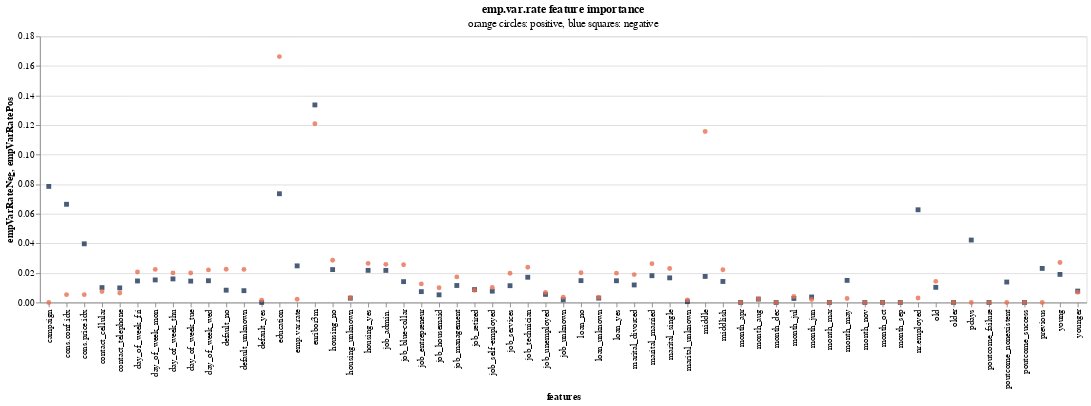

Source (notebook cell):
### Code cell
empVarRateNegChart + empVarRatePosChart

### Figure 1 — Vega-Lite specification as saved in the notebook (floating-point values rounded to 4 significant figures)
{"config": {"view": {"continuousWidth": 400, "continuousHeight": 300}}, "layer": [{"mark": {"type": "square", "color": "#1d3557", "opacity": 0.8}, "encoding": {"x": {"field": "features", "type": "nominal"}, "y": {"field": "empVarRateNeg", "type": "quantitative"}}, "title": {"text": "emp.var.rate feature importance", "subtitle": "orange circles: positive, blue squares: negative"}}, {"mark": {"type": "circle", "color": "#e76f51", "opacity": 0.8}, "encoding": {"x": {"field": "features", "type": "nominal"}, "y": {"field": "empVarRatePos", "type": "quantitative"}}, "title": {"text": "emp.var.rate (positive) feature importance"}}], "data": {"name": "data-5a50e6f061f38fa5d34de24352a73334"}, "$schema": "https://vega.github.io/schema/vega-lite/v4.17.0.json", "datasets": {"data-5a50e6f061f38fa5d34de24352a73334": [{"features": "campaign", "empVarRatePos": 0.0, "empVarRateNeg": 0.0785, "consPriceIdxGreater": 0.1084, "consPriceIdxLess": 0.09899, "consConfIdxGreater": 0.07958, "consConfIdxLess": 0.123, "consConfIdxNeg": 0.101, "euribor3mGreater": 0.1596, "euribor3mLess": 0.07934, "nr.employedGreater": 0.1567, "nr.employedLess": 0.07848}, {"features": "cons.conf.idx", "empVarRatePos": 0.005287, "empVarRateNeg": 0.06641, "consPriceIdxGreater": 0.01429, "consPriceIdxLess": 0.03489, "consConfIdxGreater": 0.03024, "consConfIdxLess": 0.02584, "consConfIdxNeg": 0.03252, "euribor3mGreater": 0.005433, "euribor3mLess": 0.05838, "nr.employedGreater": 0.006036, "nr.employedLess": 0.04984}, {"features": "cons.price.idx", "empVarRatePos": 0.005294, "empVarRateNeg": 0.03968, "consPriceIdxGreater": 0.01538, "consPriceIdxLess": 0.03481, "consConfIdxGreater": 0.0271, "consConfIdxLess": 0.01964, "consConfIdxNeg": 0.02161, "euribor3mGreater": 0.008056, "euribor3mLess": 0.02537, "nr.employedGreater": 0.008564, "nr.employedLess": 0.02948}, {"features": "contact_cellular", "empVarRatePos": 0.007431, "empVarRateNeg": 0.01007, "consPriceIdxGreater": 0.01538, "consPriceIdxLess": 0.007418, "consConfIdxGreater": 0.01167, "consConfIdxLess": 0.008978, "consConfIdxNeg": 0.01012, "euribor3mGreater": 0.006364, "euribor3mLess": 0.01044, "nr.employedGreater": 0.005554, "nr.employedLess": 0.0115}, {"features": "contact_telephone", "empVarRatePos": 0.006421, "empVarRateNeg": 0.009857, "consPriceIdxGreater": 0.0168, "consPriceIdxLess": 0.007131, "consConfIdxGreater": 0.01312, "consConfIdxLess": 0.0107, "consConfIdxNeg": 0.01275, "euribor3mGreater": 0.004944, "euribor3mLess": 0.01122, "nr.employedGreater": 0.006001, "nr.employedLess": 0.01089}, {"features": "day_of_week_fri", "empVarRatePos": 0.02064, "empVarRateNeg": 0.01455, "consPriceIdxGreater": 0.01346, "consPriceIdxLess": 0.01526, "consConfIdxGreater": 0.01076, "consConfIdxLess": 0.01812, "consConfIdxNeg": 0.01455, "euribor3mGreater": 0.01962, "euribor3mLess": 0.01536, "nr.employedGreater": 0.01996, "nr.employedLess": 0.01553}, {"features": "day_of_week_mon", "empVarRatePos": 0.02234, "empVarRateNeg": 0.01525, "consPriceIdxGreater": 0.01442, "consPriceIdxLess": 0.01586, "consConfIdxGreater": 0.01087, "consConfIdxLess": 0.01867, "consConfIdxNeg": 0.01529, "euribor3mGreater": 0.02147, "euribor3mLess": 0.01751, "nr.employedGreater": 0.02056, "nr.employedLess": 0.01777}, {"features": "day_of_week_thu", "empVarRatePos": 0.01999, "empVarRateNeg": 0.01594, "consPriceIdxGreater": 0.01275, "consPriceIdxLess": 0.01646, "consConfIdxGreater": 0.01093, "consConfIdxLess": 0.01809, "consConfIdxNeg": 0.01402, "euribor3mGreater": 0.01979, "euribor3mLess": 0.01632, "nr.employedGreater": 0.02041, "nr.employedLess": 0.01675}, {"features": "day_of_week_tue", "empVarRatePos": 0.01996, "empVarRateNeg": 0.01443, "consPriceIdxGreater": 0.01234, "consPriceIdxLess": 0.01479, "consConfIdxGreater": 0.01107, "consConfIdxLess": 0.01601, "consConfIdxNeg": 0.01423, "euribor3mGreater": 0.01927, "euribor3mLess": 0.01532, "nr.employedGreater": 0.01936, "nr.employedLess": 0.01526}, {"features": "day_of_week_wed", "empVarRatePos": 0.02202, "empVarRateNeg": 0.0147, "consPriceIdxGreater": 0.01462, "consPriceIdxLess": 0.01509, "consConfIdxGreater": 0.0116, "consConfIdxLess": 0.01779, "consConfIdxNeg": 0.0145, "euribor3mGreater": 0.02016, "euribor3mLess": 0.01565, "nr.employedGreater": 0.02036, "nr.employedLess": 0.01481}, {"features": "default_no", "empVarRatePos": 0.02248, "empVarRateNeg": 0.008309, "consPriceIdxGreater": 0.01498, "consPriceIdxLess": 0.01035, "consConfIdxGreater": 0.01102, "consConfIdxLess": 0.01468, "consConfIdxNeg": 0.01215, "euribor3mGreater": 0.02078, "euribor3mLess": 0.008395, "nr.employedGreater": 0.02011, "nr.employedLess": 0.007773}, {"features": "default_unknown", "empVarRatePos": 0.02235, "empVarRateNeg": 0.007978, "consPriceIdxGreater": 0.01509, "consPriceIdxLess": 0.01074, "consConfIdxGreater": 0.008956, "consConfIdxLess": 0.01368, "consConfIdxNeg": 0.01208, "euribor3mGreater": 0.02027, "euribor3mLess": 0.008395, "nr.employedGreater": 0.02014, "nr.employedLess": 0.008143}, {"features": "default_yes", "empVarRatePos": 0.001587, "empVarRateNeg": 0.0, "consPriceIdxGreater": 0.0, "consPriceIdxLess": 7.95e-06, "consConfIdxGreater": 0.0, "consConfIdxLess": 1.07e-07, "consConfIdxNeg": 5.27e-06, "euribor3mGreater": 4.63e-07, "euribor3mLess": 0.0, "nr.employedGreater": 9.69e-06, "nr.employedLess": 0.0}, {"features": "education", "empVarRatePos": 0.1663, "empVarRateNeg": 0.07355, "consPriceIdxGreater": 0.08604, "consPriceIdxLess": 0.08185, "consConfIdxGreater": 0.05934, "consConfIdxLess": 0.1009, "consConfIdxNeg": 0.08165, "euribor3mGreater": 0.1178, "euribor3mLess": 0.07294, "nr.employedGreater": 0.1197, "nr.employedLess": 0.07196}, {"features": "emp.var.rate", "empVarRatePos": 0.002201, "empVarRateNeg": 0.02476, "consPriceIdxGreater": 0.07927, "consPriceIdxLess": 0.02993, "consConfIdxGreater": 0.1095, "consConfIdxLess": 0.02247, "consConfIdxNeg": 0.0467, "euribor3mGreater": 0.004356, "euribor3mLess": 0.01549, "nr.employedGreater": 0.003787, "nr.employedLess": 0.0117}, {"features": "euribor3m", "empVarRatePos": 0.1209, "empVarRateNeg": 0.1336, "consPriceIdxGreater": 0.1298, "consPriceIdxLess": 0.1343, "consConfIdxGreater": 0.1388, "consConfIdxLess": 0.1244, "consConfIdxNeg": 0.1381, "euribor3mGreater": 0.1096, "euribor3mLess": 0.1335, "nr.employedGreater": 0.1101, "nr.employedLess": 0.1303}, {"features": "housing_no", "empVarRatePos": 0.02852, "empVarRateNeg": 0.02225, "consPriceIdxGreater": 0.01878, "consPriceIdxLess": 0.02384, "consConfIdxGreater": 0.01751, "consConfIdxLess": 0.02424, "consConfIdxNeg": 0.02118, "euribor3mGreater": 0.0284, "euribor3mLess": 0.02125, "nr.employedGreater": 0.02813, "nr.employedLess": 0.02276}, {"features": "housing_unknown", "empVarRatePos": 0.00318, "empVarRateNeg": 0.00291, "consPriceIdxGreater": 0.002092, "consPriceIdxLess": 0.0029, "consConfIdxGreater": 0.001987, "consConfIdxLess": 0.002952, "consConfIdxNeg": 0.00236, "euribor3mGreater": 0.003427, "euribor3mLess": 0.003175, "nr.employedGreater": 0.003539, "nr.employedLess": 0.003264}, {"features": "housing_yes", "empVarRatePos": 0.02641, "empVarRateNeg": 0.02173, "consPriceIdxGreater": 0.01838, "consPriceIdxLess": 0.02379, "consConfIdxGreater": 0.01712, "consConfIdxLess": 0.02472, "consConfIdxNeg": 0.0213, "euribor3mGreater": 0.02845, "euribor3mLess": 0.02124, "nr.employedGreater": 0.02822, "nr.employedLess": 0.02322}, {"features": "job_admin.", "empVarRatePos": 0.02578, "empVarRateNeg": 0.02168, "consPriceIdxGreater": 0.0188, "consPriceIdxLess": 0.02342, "consConfIdxGreater": 0.01523, "consConfIdxLess": 0.02524, "consConfIdxNeg": 0.02078, "euribor3mGreater": 0.02835, "euribor3mLess": 0.02219, "nr.employedGreater": 0.02766, "nr.employedLess": 0.02215}, {"features": "job_blue-collar", "empVarRatePos": 0.02548, "empVarRateNeg": 0.0141, "consPriceIdxGreater": 0.01778, "consPriceIdxLess": 0.01586, "consConfIdxGreater": 0.0102, "consConfIdxLess": 0.02099, "consConfIdxNeg": 0.01636, "euribor3mGreater": 0.02447, "euribor3mLess": 0.01526, "nr.employedGreater": 0.02411, "nr.employedLess": 0.01401}, {"features": "job_entrepreneur", "empVarRatePos": 0.01257, "empVarRateNeg": 0.007338, "consPriceIdxGreater": 0.007698, "consPriceIdxLess": 0.007532, "consConfIdxGreater": 0.00461, "consConfIdxLess": 0.01031, "consConfIdxNeg": 0.007541, "euribor3mGreater": 0.01159, "euribor3mLess": 0.005924, "nr.employedGreater": 0.01103, "nr.employedLess": 0.006311}, {"features": "job_housemaid", "empVarRatePos": 0.009941, "empVarRateNeg": 0.005179, "consPriceIdxGreater": 0.005355, "consPriceIdxLess": 0.005293, "consConfIdxGreater": 0.004515, "consConfIdxLess": 0.005137, "consConfIdxNeg": 0.005098, "euribor3mGreater": 0.007618, "euribor3mLess": 0.004213, "nr.employedGreater": 0.007911, "nr.employedLess": 0.00466}, {"features": "job_management", "empVarRatePos": 0.0173, "empVarRateNeg": 0.01148, "consPriceIdxGreater": 0.009966, "consPriceIdxLess": 0.01253, "consConfIdxGreater": 0.008045, "consConfIdxLess": 0.01376, "consConfIdxNeg": 0.01077, "euribor3mGreater": 0.01651, "euribor3mLess": 0.0106, "nr.employedGreater": 0.01606, "nr.employedLess": 0.01057}, {"features": "job_retired", "empVarRatePos": 0.008209, "empVarRateNeg": 0.008714, "consPriceIdxGreater": 0.006101, "consPriceIdxLess": 0.006964, "consConfIdxGreater": 0.00581, "consConfIdxLess": 0.006668, "consConfIdxNeg": 0.006246, "euribor3mGreater": 0.006944, "euribor3mLess": 0.007821, "nr.employedGreater": 0.006638, "nr.employedLess": 0.008747}, {"features": "job_self-employed", "empVarRatePos": 0.01011, "empVarRateNeg": 0.007659, "consPriceIdxGreater": 0.00608, "consPriceIdxLess": 0.008444, "consConfIdxGreater": 0.005325, "consConfIdxLess": 0.009903, "consConfIdxNeg": 0.007778, "euribor3mGreater": 0.01031, "euribor3mLess": 0.007214, "nr.employedGreater": 0.01061, "nr.employedLess": 0.008453}, {"features": "job_services", "empVarRatePos": 0.01977, "empVarRateNeg": 0.01135, "consPriceIdxGreater": 0.01367, "consPriceIdxLess": 0.01179, "consConfIdxGreater": 0.008177, "consConfIdxLess": 0.01552, "consConfIdxNeg": 0.01261, "euribor3mGreater": 0.01802, "euribor3mLess": 0.01126, "nr.employedGreater": 0.01732, "nr.employedLess": 0.01125}, {"features": "job_technician", "empVarRatePos": 0.02383, "empVarRateNeg": 0.01706, "consPriceIdxGreater": 0.01548, "consPriceIdxLess": 0.01816, "consConfIdxGreater": 0.01352, "consConfIdxLess": 0.01885, "consConfIdxNeg": 0.01678, "euribor3mGreater": 0.02334, "euribor3mLess": 0.01702, "nr.employedGreater": 0.02313, "nr.employedLess": 0.01781}, {"features": "job_unemployed", "empVarRatePos": 0.006782, "empVarRateNeg": 0.005472, "consPriceIdxGreater": 0.005009, "consPriceIdxLess": 0.005069, "consConfIdxGreater": 0.003982, "consConfIdxLess": 0.005783, "consConfIdxNeg": 0.00491, "euribor3mGreater": 0.006408, "euribor3mLess": 0.005547, "nr.employedGreater": 0.00685, "nr.employedLess": 0.005791}, {"features": "job_unknown", "empVarRatePos": 0.003603, "empVarRateNeg": 0.00178, "consPriceIdxGreater": 0.002292, "consPriceIdxLess": 0.001458, "consConfIdxGreater": 0.001912, "consConfIdxLess": 0.002156, "consConfIdxNeg": 0.001974, "euribor3mGreater": 0.003098, "euribor3mLess": 0.00226, "nr.employedGreater": 0.002798, "nr.employedLess": 0.002254}, {"features": "loan_no", "empVarRatePos": 0.02009, "empVarRateNeg": 0.01477, "consPriceIdxGreater": 0.01377, "consPriceIdxLess": 0.01594, "consConfIdxGreater": 0.01049, "consConfIdxLess": 0.01775, "consConfIdxNeg": 0.01403, "euribor3mGreater": 0.01987, "euribor3mLess": 0.01527, "nr.employedGreater": 0.02019, "nr.employedLess": 0.01546}, {"features": "loan_unknown", "empVarRatePos": 0.003433, "empVarRateNeg": 0.002947, "consPriceIdxGreater": 0.001968, "consPriceIdxLess": 0.002871, "consConfIdxGreater": 0.002026, "consConfIdxLess": 0.002922, "consConfIdxNeg": 0.002535, "euribor3mGreater": 0.003222, "euribor3mLess": 0.003137, "nr.employedGreater": 0.003182, "nr.employedLess": 0.003254}, {"features": "loan_yes", "empVarRatePos": 0.01985, "empVarRateNeg": 0.01468, "consPriceIdxGreater": 0.0132, "consPriceIdxLess": 0.01521, "consConfIdxGreater": 0.0101, "consConfIdxLess": 0.01696, "consConfIdxNeg": 0.01397, "euribor3mGreater": 0.01988, "euribor3mLess": 0.01477, "nr.employedGreater": 0.02004, "nr.employedLess": 0.01461}, {"features": "marital_divorced", "empVarRatePos": 0.01885, "empVarRateNeg": 0.01185, "consPriceIdxGreater": 0.01194, "consPriceIdxLess": 0.01254, "consConfIdxGreater": 0.009246, "consConfIdxLess": 0.01456, "consConfIdxNeg": 0.01179, "euribor3mGreater": 0.01746, "euribor3mLess": 0.01141, "nr.employedGreater": 0.0177, "nr.employedLess": 0.01173}, {"features": "marital_married", "empVarRatePos": 0.02623, "empVarRateNeg": 0.01811, "consPriceIdxGreater": 0.01769, "consPriceIdxLess": 0.01922, "consConfIdxGreater": 0.01448, "consConfIdxLess": 0.02242, "consConfIdxNeg": 0.0179, "euribor3mGreater": 0.02485, "euribor3mLess": 0.01981, "nr.employedGreater": 0.02634, "nr.employedLess": 0.01973}, {"features": "marital_single", "empVarRatePos": 0.02296, "empVarRateNeg": 0.01665, "consPriceIdxGreater": 0.01478, "consPriceIdxLess": 0.0177, "consConfIdxGreater": 0.01307, "consConfIdxLess": 0.02007, "consConfIdxNeg": 0.01554, "euribor3mGreater": 0.02077, "euribor3mLess": 0.01766, "nr.employedGreater": 0.02147, "nr.employedLess": 0.01881}, {"features": "marital_unknown", "empVarRatePos": 0.001718, "empVarRateNeg": 0.0005623, "consPriceIdxGreater": 0.0008368, "consPriceIdxLess": 0.001166, "consConfIdxGreater": 0.0008364, "consConfIdxLess": 0.0009135, "consConfIdxNeg": 0.0008805, "euribor3mGreater": 0.001203, "euribor3mLess": 0.0007959, "nr.employedGreater": 0.001153, "nr.employedLess": 0.0007092}, {"features": "middle", "empVarRatePos": 0.1157, "empVarRateNeg": 0.01761, "consPriceIdxGreater": 0.01821, "consPriceIdxLess": 0.02137, "consConfIdxGreater": 0.01568, "consConfIdxLess": 0.02208, "consConfIdxNeg": 0.01913, "euribor3mGreater": 0.02608, "euribor3mLess": 0.01812, "nr.employedGreater": 0.02726, "nr.employedLess": 0.01887}, {"features": "middlish", "empVarRatePos": 0.02214, "empVarRateNeg": 0.01419, "consPriceIdxGreater": 0.01438, "consPriceIdxLess": 0.01627, "consConfIdxGreater": 0.0133, "consConfIdxLess": 0.01667, "consConfIdxNeg": 0.01443, "euribor3mGreater": 0.01844, "euribor3mLess": 0.01478, "nr.employedGreater": 0.01961, "nr.employedLess": 0.01438}, {"features": "month_apr", "empVarRatePos": 0.0, "empVarRateNeg": 0.0, "consPriceIdxGreater": 0.001094, "consPriceIdxLess": 0.003843, "consConfIdxGreater": 0.001396, "consConfIdxLess": 0.005284, "consConfIdxNeg": 0.002591, "euribor3mGreater": 0.0, "euribor3mLess": 0.004703, "nr.employedGreater": 0.0, "nr.employedLess": 0.005334}, {"features": "month_aug", "empVarRatePos": 0.002333, "empVarRateNeg": 0.002294, "consPriceIdxGreater": 0.0007876, "consPriceIdxLess": 0.004221, "consConfIdxGreater": 0.007226, "consConfIdxLess": 0.0, "consConfIdxNeg": 0.002279, "euribor3mGreater": 0.001988, "euribor3mLess": 0.002669, "nr.employedGreater": 0.001929, "nr.employedLess": 0.002407}, {"features": "month_dec", "empVarRatePos": 0.0, "empVarRateNeg": 0.0, "consPriceIdxGreater": 0.0, "consPriceIdxLess": 0.0009835, "consConfIdxGreater": 0.0007701, "consConfIdxLess": 4.67e-05, "consConfIdxNeg": 0.0004509, "euribor3mGreater": 1.13e-05, "euribor3mLess": 0.0009746, "nr.employedGreater": 6.48e-05, "nr.employedLess": 0.001049}, {"features": "month_jul", "empVarRatePos": 0.004004, "empVarRateNeg": 0.002694, "consPriceIdxGreater": 0.005274, "consPriceIdxLess": 0.0008171, "consConfIdxGreater": 0.004701, "consConfIdxLess": 0.002416, "consConfIdxNeg": 0.002294, "euribor3mGreater": 0.00302, "euribor3mLess": 0.002485, "nr.employedGreater": 0.003061, "nr.employedLess": 0.002577}, {"features": "month_jun", "empVarRatePos": 0.002012, "empVarRateNeg": 0.003703, "consPriceIdxGreater": 0.002259, "consPriceIdxLess": 0.006882, "consConfIdxGreater": 0.001348, "consConfIdxLess": 0.003624, "consConfIdxNeg": 0.002527, "euribor3mGreater": 0.001754, "euribor3mLess": 0.003904, "nr.employedGreater": 0.001552, "nr.employedLess": 0.003487}, {"features": "month_mar", "empVarRatePos": 0.0, "empVarRateNeg": 0.0, "consPriceIdxGreater": 0.0, "consPriceIdxLess": 0.008986, "consConfIdxGreater": 0.001159, "consConfIdxLess": 0.004088, "consConfIdxNeg": 0.003227, "euribor3mGreater": 0.0, "euribor3mLess": 0.005854, "nr.employedGreater": 0.0, "nr.employedLess": 0.004702}, {"features": "month_may", "empVarRatePos": 0.002663, "empVarRateNeg": 0.01494, "consPriceIdxGreater": 0.004822, "consPriceIdxLess": 0.009014, "consConfIdxGreater": 0.01372, "consConfIdxLess": 0.01034, "consConfIdxNeg": 0.008643, "euribor3mGreater": 0.004588, "euribor3mLess": 0.02096, "nr.employedGreater": 0.00347, "nr.employedLess": 0.02939}, {"features": "month_nov", "empVarRatePos": 0.0, "empVarRateNeg": 0.0, "consPriceIdxGreater": 0.0003893, "consPriceIdxLess": 0.002567, "consConfIdxGreater": 0.00136, "consConfIdxLess": 0.002038, "consConfIdxNeg": 0.001812, "euribor3mGreater": 0.00171, "euribor3mLess": 0.002326, "nr.employedGreater": 0.001334, "nr.employedLess": 0.002547}, {"features": "month_oct", "empVarRatePos": 0.0, "empVarRateNeg": 0.0, "consPriceIdxGreater": 0.004557, "consPriceIdxLess": 0.002358, "consConfIdxGreater": 0.004656, "consConfIdxLess": 0.0009133, "consConfIdxNeg": 0.005295, "euribor3mGreater": 0.007393, "euribor3mLess": 0.002537, "nr.employedGreater": 0.006407, "nr.employedLess": 0.002499}, {"features": "month_sep", "empVarRatePos": 0.0, "empVarRateNeg": 0.0, "consPriceIdxGreater": 0.001786, "consPriceIdxLess": 0.0007548, "consConfIdxGreater": 0.003091, "consConfIdxLess": 0.0, "consConfIdxNeg": 0.001872, "euribor3mGreater": 0.0, "euribor3mLess": 0.002278, "nr.employedGreater": 0.0, "nr.employedLess": 0.00233}, {"features": "nr.employed", "empVarRatePos": 0.003027, "empVarRateNeg": 0.0627, "consPriceIdxGreater": 0.06077, "consPriceIdxLess": 0.0482, "consConfIdxGreater": 0.0843, "consConfIdxLess": 0.01827, "consConfIdxNeg": 0.06035, "euribor3mGreater": 0.006649, "euribor3mLess": 0.04135, "nr.employedGreater": 0.006797, "nr.employedLess": 0.03996}, {"features": "old", "empVarRatePos": 0.01431, "empVarRateNeg": 0.01025, "consPriceIdxGreater": 0.008514, "consPriceIdxLess": 0.009921, "consConfIdxGreater": 0.007985, "consConfIdxLess": 0.009985, "consConfIdxNeg": 0.008763, "euribor3mGreater": 0.01201, "euribor3mLess": 0.00977, "nr.employedGreater": 0.01241, "nr.employedLess": 0.0109}, {"features": "older", "empVarRatePos": 0.0, "empVarRateNeg": 0.0, "consPriceIdxGreater": 0.0021, "consPriceIdxLess": 0.004027, "consConfIdxGreater": 0.004586, "consConfIdxLess": 0.00173, "consConfIdxNeg": 0.00362, "euribor3mGreater": 0.0, "euribor3mLess": 0.005754, "nr.employedGreater": 0.0, "nr.employedLess": 0.00643}, {"features": "pdays", "empVarRatePos": 0.0, "empVarRateNeg": 0.04222, "consPriceIdxGreater": 0.01574, "consPriceIdxLess": 0.01339, "consConfIdxGreater": 0.01877, "consConfIdxLess": 0.008875, "consConfIdxNeg": 0.02227, "euribor3mGreater": 0.0006452, "euribor3mLess": 0.02664, "nr.employedGreater": 0.0005078, "nr.employedLess": 0.02838}, {"features": "poutcome_failure", "empVarRatePos": 0.0, "empVarRateNeg": 0.0, "consPriceIdxGreater": 0.002451, "consPriceIdxLess": 0.008857, "consConfIdxGreater": 0.004926, "consConfIdxLess": 0.007688, "consConfIdxNeg": 0.005451, "euribor3mGreater": 0.001522, "euribor3mLess": 0.01203, "nr.employedGreater": 0.001608, "nr.employedLess": 0.01174}, {"features": "poutcome_nonexistent", "empVarRatePos": 0.0, "empVarRateNeg": 0.01383, "consPriceIdxGreater": 0.01118, "consPriceIdxLess": 0.007307, "consConfIdxGreater": 0.02495, "consConfIdxLess": 0.00597, "consConfIdxNeg": 0.007526, "euribor3mGreater": 0.001466, "euribor3mLess": 0.009491, "nr.employedGreater": 0.001736, "nr.employedLess": 0.009405}, {"features": "poutcome_success", "empVarRatePos": 0.0, "empVarRateNeg": 0.0, "consPriceIdxGreater": 0.01354, "consPriceIdxLess": 0.01295, "consConfIdxGreater": 0.01807, "consConfIdxLess": 0.009177, "consConfIdxNeg": 0.017, "euribor3mGreater": 0.0003027, "euribor3mLess": 0.02328, "nr.employedGreater": 0.0002449, "nr.employedLess": 0.02025}, {"features": "previous", "empVarRatePos": 9.24e-06, "empVarRateNeg": 0.02302, "consPriceIdxGreater": 0.02344, "consPriceIdxLess": 0.01109, "consConfIdxGreater": 0.02476, "consConfIdxLess": 0.008334, "consConfIdxNeg": 0.01287, "euribor3mGreater": 0.001476, "euribor3mLess": 0.0191, "nr.employedGreater": 0.001569, "nr.employedLess": 0.0177}, {"features": "young", "empVarRatePos": 0.02707, "empVarRateNeg": 0.01898, "consPriceIdxGreater": 0.01761, "consPriceIdxLess": 0.02034, "consConfIdxGreater": 0.01624, "consConfIdxLess": 0.02036, "consConfIdxNeg": 0.01778, "euribor3mGreater": 0.02307, "euribor3mLess": 0.02009, "nr.employedGreater": 0.02301, "nr.employedLess": 0.0204}, {"features": "younger", "empVarRatePos": 0.006922, "empVarRateNeg": 0.007697, "consPriceIdxGreater": 0.006458, "consPriceIdxLess": 0.006248, "consConfIdxGreater": 0.004325, "consConfIdxLess": 0.007296, "consConfIdxNeg": 0.006132, "euribor3mGreater": 0.006128, "euribor3mLess": 0.009442, "nr.employedGreater": 0.006001, "nr.employedLess": 0.009545}]}}
